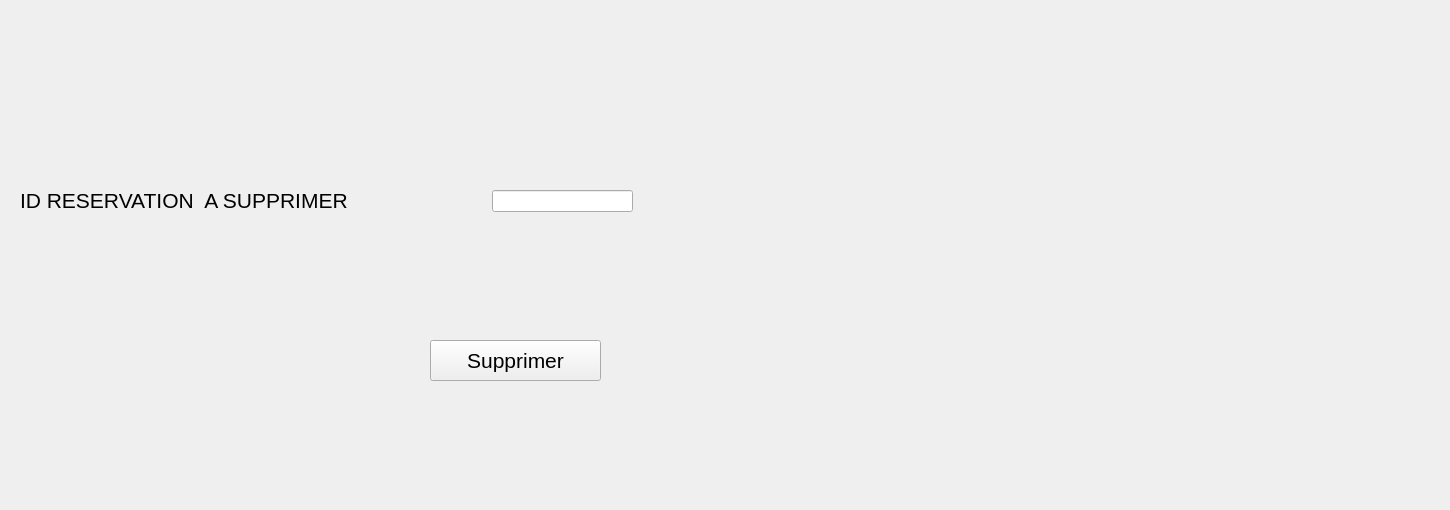
      <widget class="QWidget" name="tab_5">
       <attribute name="title">
        <string>supprimer</string>
       </attribute>
       <widget class="QLabel" name="label_6">
        <property name="geometry">
         <rect>
          <x>20</x>
          <y>180</y>
          <width>461</width>
          <height>41</height>
         </rect>
        </property>
        <property name="font">
         <font>
          <pointsize>16</pointsize>
         </font>
        </property>
        <property name="text">
         <string>ID RESERVATION  A SUPPRIMER</string>
        </property>
       </widget>
       <widget class="QPushButton" name="supprimer">
        <property name="geometry">
         <rect>
          <x>430</x>
          <y>340</y>
          <width>171</width>
          <height>41</height>
         </rect>
        </property>
        <property name="font">
         <font>
          <pointsize>16</pointsize>
         </font>
        </property>
        <property name="text">
         <string>Supprimer</string>
        </property>
       </widget>
       <widget class="QLineEdit" name="idsupp">
        <property name="geometry">
         <rect>
          <x>492</x>
          <y>190</y>
          <width>141</width>
          <height>22</height>
         </rect>
        </property>
       </widget>
       <widget class="QLabel" name="logoresv">
        <property name="geometry">
         <rect>
          <x>44</x>
          <y>275</y>
          <width>351</width>
          <height>191</height>
         </rect>
        </property>
        <property name="text">
         <string/>
        </property>
       </widget>
       <widget class="QLabel" name="arriere3">
        <property name="geometry">
         <rect>
          <x>0</x>
          <y>0</y>
          <width>1441</width>
          <height>501</height>
         </rect>
        </property>
        <property name="text">
         <string/>
        </property>
       </widget>
       <zorder>arriere3</zorder>
       <zorder>label_6</zorder>
       <zorder>supprimer</zorder>
       <zorder>idsupp</zorder>
       <zorder>logoresv</zorder>
      </widget>
